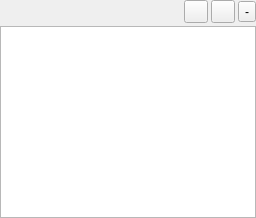
     <widget class="QWidget" name="wProjectFiles">
      <layout class="QGridLayout" name="gridLayout_5">
       <property name="margin">
        <number>0</number>
       </property>
       <property name="spacing">
        <number>3</number>
       </property>
       <item row="0" column="0">
        <spacer name="horizontalSpacer">
         <property name="orientation">
          <enum>Qt::Horizontal</enum>
         </property>
         <property name="sizeHint" stdset="0">
          <size>
           <width>40</width>
           <height>20</height>
          </size>
         </property>
        </spacer>
       </item>
       <item row="0" column="1">
        <widget class="QToolButton" name="tbAddFile">
         <property name="icon">
          <iconset resource="../../../../../monkey/src/resources/resources.qrc">
           <normaloff>:/listeditor/icons/listeditor/add.png</normaloff>:/listeditor/icons/listeditor/add.png</iconset>
         </property>
        </widget>
       </item>
       <item row="0" column="2">
        <widget class="QToolButton" name="tbEditFile">
         <property name="icon">
          <iconset resource="../../../../../monkey/src/resources/resources.qrc">
           <normaloff>:/listeditor/icons/listeditor/edit.png</normaloff>:/listeditor/icons/listeditor/edit.png</iconset>
         </property>
        </widget>
       </item>
       <item row="0" column="3">
        <widget class="QToolButton" name="tbRemoveFile">
         <property name="text">
          <string>-</string>
         </property>
         <property name="icon">
          <iconset resource="../../../../../monkey/src/resources/resources.qrc">
           <normaloff>:/listeditor/icons/listeditor/remove.png</normaloff>:/listeditor/icons/listeditor/remove.png</iconset>
         </property>
        </widget>
       </item>
       <item row="1" column="0" colspan="4">
        <widget class="QTreeWidget" name="twFiles">
         <property name="selectionMode">
          <enum>QAbstractItemView::ExtendedSelection</enum>
         </property>
         <property name="allColumnsShowFocus">
          <bool>true</bool>
         </property>
         <property name="headerHidden">
          <bool>true</bool>
         </property>
         <column>
          <property name="text">
           <string>1</string>
          </property>
         </column>
        </widget>
       </item>
      </layout>
     </widget>
